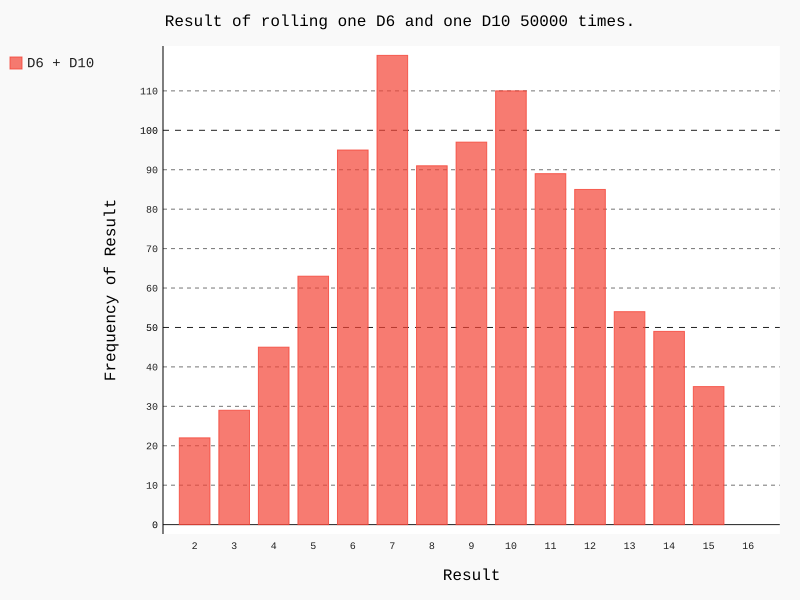

The Python source for this figure:
from die import Die
import pygal    #用Pygal绘制条形图 bar chart


die1 = Die()
die2 = Die(10)

results = [die1.roll()+die2.roll() for roll_num in range(1000)]

frequencies = [results.count(value) for value in range(2,die1.num_sides+die2.num_sides)]

hist = pygal.Bar()

hist.title = 'Result of rolling one D6 and one D10 50000 times.'
hist.x_labels = [str(n) for n in range(2,17)]
hist.x_title = "Result"
hist.y_title = 'Frequency of Result'

hist.add('D6 + D10',frequencies)

hist.render_to_file('dice_visual.svg')
